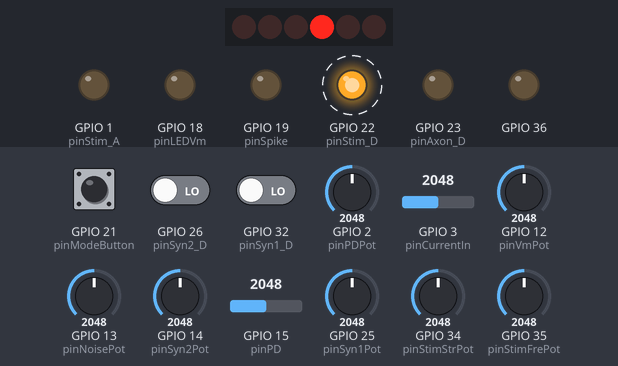
This sketch was run on a simulated ESP32. Shown: 6×1 LED matrix, output pins drawn as LEDs (lit = HIGH). Wiring (inferred from the names in the program): charlieplexed LEDs: lines GPIO 4, GPIO 5, GPIO 17. Dashed ring = blinking. The inputs (shaded band) are chosen by the test bench; at power-on: GPIO 21 (pinModeButton) LOW, GPIO 12 (pinVmPot) = 2048, GPIO 35 (pinStimFrePot) = 2048, GPIO 2 (pinPDPot) = 2048, GPIO 3 (pinCurrentIn) = 2048, GPIO 13 (pinNoisePot) = 2048, GPIO 14 (pinSyn2Pot) = 2048, GPIO 15 (pinPD) = 2048, GPIO 25 (pinSyn1Pot) = 2048, GPIO 26 (pinSyn2_D) LOW, GPIO 32 (pinSyn1_D) LOW, GPIO 34 (pinStimStrPot) = 2048. Random numbers use the default seed unless the sketch sets one; pins used as bus, display or sensor lines are not drawn; what the sketch prints to the serial monitor is not drawn.

Above: at 2.3 s.
2.4 s: GPIO 21 (pinModeButton) pulled HIGH for 3.2 s
At 4.2 s:
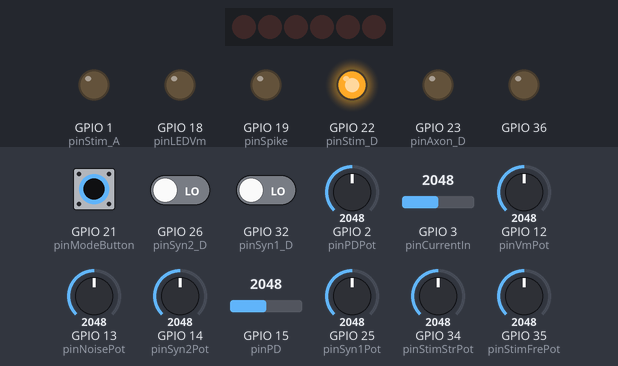
6.2 s: GPIO 21 (pinModeButton) pulled HIGH for 0.15 s
At 6.6 s:
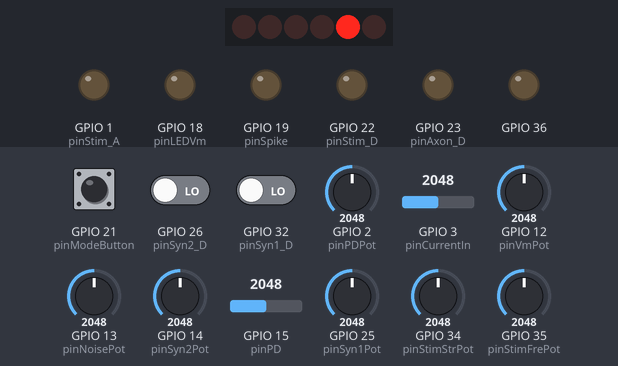
6.9 s: GPIO 21 (pinModeButton) pulled HIGH for 1 s
At 7.9 s:
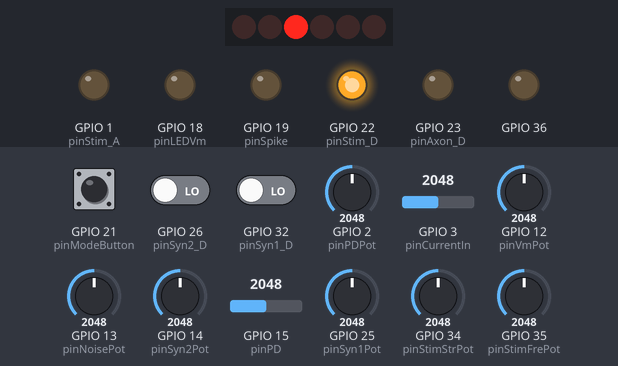
8.5 s: GPIO 21 (pinModeButton) pulled HIGH for 0.15 s
At 9.0 s:
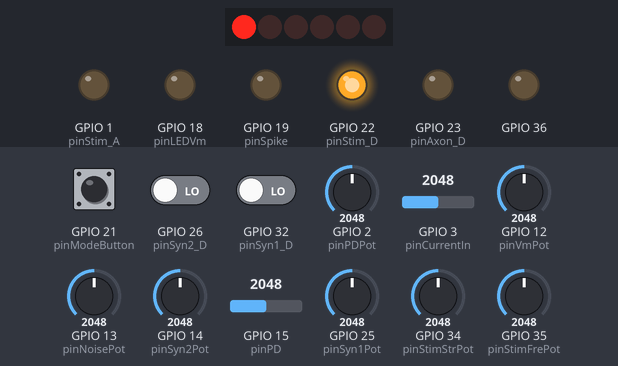
9.2 s: GPIO 12 (pinVmPot) set to 2866
At 9.57 s:
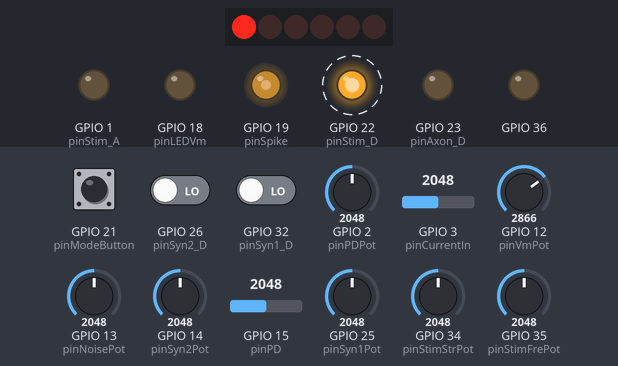
11.4 s: GPIO 35 (pinStimFrePot) set to 3972
Timing chart, 0 to 13.9 s (numbered marks = the images above; inputs shaded):
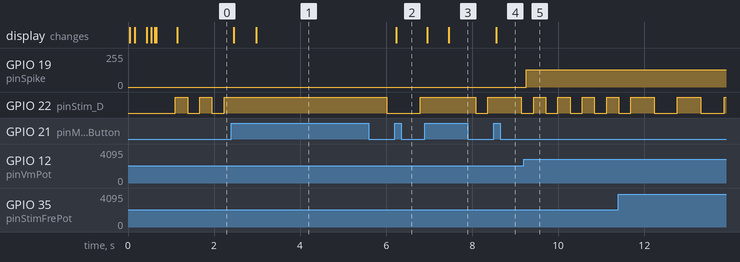

Measured:
- after the input at 2.4 s, the display: first changes after 0.06 s (image 1 shows a later state)
- after the input at 6.2 s, the display: changes at once (image 2)
- after the input at 6.9 s, the display: first changes after 0.06 s (image 3 shows a later state)
- after the input at 8.5 s, the display: changes after 0.06 s (image 4)
- after the input at 9.2 s, GPIO 19 (pinSpike): 0/255 → 128/255 after 0.05 s

The sketch:

Spikeling_SpikeTest2.ino
```cpp
#include <analogWrite.h>
#include "Izhikevich_parameters.h"
#include "General_settings.h"
#include "Mode_LEDS.h"

float v; // voltage in Izhikevich model
float u; // recovery variable in Izhikevich model


void setup() {
  Serial.begin(BaudRate);
  HardwareSettings();
  Mode_opening();
  Izhikevich_opening();
}

void loop() {

// // // // // // // // // // // // // // // // // // // // // // // // // // // // // // // // // // // //
/*                                     Define Spikeling Mode                                             */
  ModeState = digitalRead(pinModeButton);         // Read the mode button state
  if (ModeState == HIGH){                         // If the mode button is pushed:
    Mode += 1;                                      // Increment the Mode by 1
    lightOn(Mode);                                  // Turn next Mode_LED
    a_Izhikevich = Array_a_Izhikevich[Mode];        // Change Izhikevich parameter a to the new mode
    b_Izhikevich = Array_b_Izhikevich[Mode];        // Change Izhikevich parameter b to the new mode
    c_Izhikevich = Array_c_Izhikevich[Mode];        // Change Izhikevich parameter c to the new mode
    d_Izhikevich = Array_d_Izhikevich[Mode];        // Change Izhikevich parameter d to the new mode

    if (Mode >= nModes){                          // If Mode has reached the maximum number of existing modes:
      Mode = 0;                                     // Reset Mode to 0
      lightOn(Mode);                                // Turn First Mode_LED
      a_Izhikevich = Array_a_Izhikevich[Mode];      // Change Izhikevich parameter a to the first mode
      b_Izhikevich = Array_b_Izhikevich[Mode];      // Change Izhikevich parameter b to the first mode
      c_Izhikevich = Array_c_Izhikevich[Mode];      // Change Izhikevich parameter c to the first mode
      d_Izhikevich = Array_d_Izhikevich[Mode];      // Change Izhikevich parameter d to the first mode
    }

    delay(Mode_delay);                            // Set a delay to prevent multi_push from the user
  }


// // // // // // // // // // // // // // // // // // // // // // // // // // // // // // // // // // // //
/*                               Setting Voltage membrane clamp value                                    */
  Vm_Clamp = analogRead(pinVmPot) - bits/2;       // Reads Vm potentiometer value and scales it to -2048 to 2048
  I_Vm = Vm_Clamp / VmPotScaling;                 // Generates "current" value from the reading and scales it from parameters


// // // // // // // // // // // // // // // // // // // // // // // // // // // // // // // // // // // //
/*                                          Noise Generator                                              */
  Noise_Gain = analogRead(pinNoisePot);           // Reads Noise potentiometer value from 0 to 4095
  Noise_Amp = Noise_Gain / NoiseScaling;          // Generates current value from the reading and scales it from parameters
  I_Noise = random( -Noise_Amp/2, Noise_Amp/2 );  // Generates random current value from the reading and scales it from parameters


// // // // // // // // // // // // // // // // // // // // // // // // // // // // // // // // // // // //
/*              Reading PhotoDiode value and setting PhotoDiode gain for generating input current        */
  PD_Value = analogRead(pinPD);                   // Reads Photodiode value from 0 to ~400

  if ( PD_counter < PD_avg ){                     // If, for this void loop, the PD counter has not reached the max count number:
    PD_counter +=1;                                 // Increment the counter by 1
  }
  else{                                           // If the PD counter has reached the max count number:
    PD_counter = 0;                                 // Reset the counter to 0
  }
  PD_Value_Array[PD_counter] = PD_Value;          // For this void loop, assign the current PD value to the PD_Value_Array at the current counter position
  PD_Value_Sum = 0;                               // Reset the previous PD_Value_Sum
  for ( int i = 0; i < PD_avg; i++){              // For all current PD_array values:
    PD_Value_Sum += PD_Value_Array[i];              // Sum up all values within the array...
  }
  PD_Value_Average = PD_Value_Sum / PD_avg;       // ... then average them

  PD_Gain = analogRead(pinPDPot) - bits/2;        // Reads Photodiode Gain potentiometer value and scales it to -2048 to 2048
  PD_Amp = PD_Gain / PDPotScaling;                // Generates an amplification value from the reading and scales it from parameters

  I_PD = ( PD_Value_Average / PD_Scaling ) * PD_Amp;  // Finally, generates a current input from the photodiode readings, amplified byt the PD_Gain readings

  if (PD_Amp > PD_gain_mini){                     // When PD_amp is above the minimum value:
    PD_Amp = PD_Decay * I_PD;                       // Adapts proportionally to I_PD
    if (PD_Amp < PD_gain_mini){                     // If PD_amp becames lower than the minimum value:
      PD_Amp = PD_gain_mini;                          // Then PD_amp remains at the minimum value
    }
  }

  if (PD_Amp < 1.0){
    PD_Amp += PD_Recovery;                        // Recovers by constant % per iteration
  }


// // // // // // // // // // // // // // // // // // // // // // // // // // // // // // // // // // // //
/*                                             Synapse 1                                                 */
  SpikeIn1State = digitalRead(pinSyn1_D);         // Reads Synapse 1 digital input

  Syn1_Gain = analogRead(pinSyn1Pot) - bits/2;    // Reads Synaptic Gain 1 potentiometer value and scales it to -2048 to 2048
  Syn1_Amp = Syn1_Gain / Syn1PotScaling;          // Generates current value from the reading and scales it from parameters

  if (SpikeIn1State == HIGH){                     // If Spike is detected
    I_Synapse1 += Syn1_Amp;                         // Apply the synaptic current from Syn1 related to the synaptic gain 1
  }

  I_Synapse1 *= Synapse1_decay;                   // Decay synaptic current towards zero


// // // // // // // // // // // // // // // // // // // // // // // // // // // // // // // // // // // //
/*                                             Synapse 2                                                 */
  SpikeIn2State = digitalRead(pinSyn2_D);         // Reads Synapse 2 digital input

  Syn2_Gain = analogRead(pinSyn2Pot) - bits/2;    // Reads Synaptic Gain 2 potentiometer value and scales it to -2048 to 2048
  Syn2_Amp = Syn2_Gain / Syn2PotScaling;          // Generates current value from the reading and scales it from parameters

  if (SpikeIn2State == HIGH){                     // If Spike is detected
    I_Synapse2 += Syn2_Amp;                         // Apply the synaptic current from Syn2 related to the synaptic gain 2
  }

  I_Synapse2 *= Synapse2_decay;                   // Decay synaptic current towards zero


// // // // // // // // // // // // // // // // // // // // // // // // // // // // // // // // // // // //
/*                                        Stimulus generator                                             */
  StimStr_Value = analogRead(pinStimStrPot);          // Reads Stimulus Strength potentiometer value
  StimStr = map(StimStr_Value, 0, bits, 0 , 100);     // Map this value from 0 to 100 that will correspond to the stimulus strength %

  if (StimStr < Stim_minStr){                         // If the Stimulus strength is below 5%:
    Stim_val_D = 0;                                     // The stimulus digital output value is null
  }
  else {                                              // Otherwise,
    Stim_val_D = StimStr * Stim_LEDScaling;             // The stimulus digital output value is proportional to the potentiometer reading and scaled from parameters
  }
  Stim_val_A = StimStr * Stim_CurrentScaling;        // The stimulus analog output value is proportional to the potentiometer reading and scaled to parameters

  StimFre_Value = analogRead(pinStimFrePot);          // Reads Stimulus Frequency potentiometer value
  StimFre = map(StimFre_Value, 0, bits, -100 , 100);  // Map this value from -100 to 100

  if ( Stim_counter < Stim_steps/2 ){                // If the number of void loops has not reached half the stimulus duty cycle:
    analogWrite(pinStim_D, Stim_val_D);                 // Applies the stimulus digital output value to the stimulating LED
    //analogWrite(pinStim_A, Stim_val_A);                 // Applies the stimulus analog output value to the Current in
    Stim_State = 1;                                     // Register stimulus ON
  }
  if ( Stim_counter > Stim_steps/2 ){                 // If number of void loops has exceeded half the stimulus duty cycle period:
    analogWrite(pinStim_D, 0);                          // Nothing is sent throught the digital output
    analogWrite(pinStim_A, 0);                          // Nothing is sent throught the analog output
    Stim_State = 0;                                     // Register stimulus OFF
  }

  Stim_counter += 1;                                  // Increment the void loop counter by 1
  if ( Stim_counter >= Stim_steps ){                  // If the void loop counter has reached the stimulus duty cycle period:
    Stim_counter = 0;                                   // Reset the void loop counter
    Stim_steps = round ( Stim_DutyCycle + ( (StimFre * Stim_DutyCycle) / 100 ) ) + Stim_minDutyCycle;  // Define the stimulus duty cycle period proportional to the stimulus frequency potentiometer value
  }

  CurrentIn_Value = analogRead(pinCurrentIn);         // Reads Current in value
  I_Stim = CurrentIn_Value * CurrentInScaling;        // Scales this value from parameters and determines Current In current

Serial.print(Stim_counter);
Serial.print("  ");
Serial.println(Stim_State);
// // // // // // // // // // // // // // // // // // // // // // // // // // // // // // // // // // // //
/*                      Spikeling computation running on Izhikevich mmodel                               */
  I_Total = I_Vm;// + I_PD + I_Stim + I_Synapse1 + I_Synapse2 + I_Noise; // Sum up all input currents

  v = v + timestep_ms*(0.04 * sq(v) + 5*v + 140 - u + I_Total);   // Compute the voltage variable
  u = u + timestep_ms*(a_Izhikevich * (b_Izhikevich * v - u));    // Compute the recovery variable

  if (v >= Vm_peak){                                              // If the voltage value is above the peak (30mV by default):
    v = c_Izhikevich;                                               // The voltage variable corresponds to the "after spike reset value"
    u = u + d_Izhikevich;                                           // The recovery variable is incremented by the "after spike reset of recovery variable"
  }

  if (v <= Vm_min) {                                              // If voltage goes below the min voltage value (-90mV by default):
    v = Vm_min;                                                     // Keep the voltage at Vm_min : Prevent pinVm going into overdrive - but also means that it will flatline at Vm_min.
    }


// // // // // // // // // // // // // // // // // // // // // // // // // // // // // // // // // // // //
/*                                               Axon                                                    */
  spike = false;                                                 // Reset spike registration

  if  (v >= Vm_spike) {                                          // If voltage goes above the spike value ( -30mV by default)
    digitalWrite(pinSpike, HIGH);                                  // Activate the spike buzzer
    //digitalWrite(pinAxon_D, HIGH);                                 // Send digital output thourgh the Axon digital pin
    spike = true;                                                  // Register the spike
  }
  else {                                                         // Otherwise,
    digitalWrite(pinSpike, LOW);                                   // Keep buzzer silent
    //digitalWrite(pinAxon_D, LOW);                                  // Keep the digital pin in a LOW state
  }

// if ( spike == true){                                           // If spike is registered
//    digitalWrite(pinAxon_D, HIGH);                                 // Send digital output thourgh the Axon digital pin
//  }
//  else {                                                         // Otherwise,
//    digitalWrite(pinAxon_D, LOW);                                  // Keep the digital pin in a LOW state
//  }


  //analogWrite(pinLEDVm, map(v, Vm_min, 20, bits/4 ,bits));

//  Serial.print("Spike output = ");
//  Serial.print(spike);
//  Serial.print("\t");

//  OutputStr  = v;               // Ch1: voltage
//  OutputStr += ", ";
//  OutputStr += I_Total;         // Ch2: Total input current
//  OutputStr += ", ";
//  OutputStr += Stim_State;      // Ch3: Internal Stimulus State (if Synapse 1 mode >0)
//  OutputStr += ", ";
//  OutputStr += "\r";
//  Serial.println("v");
}
```

Mode_LEDs.h
```cpp
/*       --- Mode LEDs are controled through ChaliePlexing ---

Charlieplexing not only takes advantage of the two states that are normally changed, HIGH and LOW, but also
uses a third state by changing between OUTPUT and INPUT modes, which affects internal resistors on the microcontroller
The exact number of LEDs that can be controled with a given number of pins is given by n^2 - n,
where n is the number of pins used (here,  4^2 - 3 = 16 - 3 = 13 LEDs using only n = 4 pins).
*/

// // // // // // // // // // // // // // // // // // // // // // // // // // // // // // // // // // // //
/*                                    General CharliePlexing settings                                    */
int pinCP1 = 5;                                   // CharliePlexing LED pin 1
int pinCP2 = 17;                                  // CharliePlexing LED pin 2
int pinCP3 = 16;                                  // CharliePlexing LED pin 3
int pinCP4 = 4;                                   // CharliePlexing LED pin 4

int nModes = 12;                                  // Number of mode LEDs (max = 13)

int Opening_delay  = 50;                          // Delay between LED during the powering up sequence
int Mode_delay     = 500;                         // Delay between two button pushes to avoid multi-pushes


// // // // // // // // // // // // // // // // // // // // // // // // // // // // // // // // // // // //
/*                                     Define CharliePlexing Matrix                                      */
#define PIN_CONFIG 0
#define PIN_STATE 1
#define LED_Num 12

int matrix[LED_Num][2][4] = {
/*             PIN_CONFIG                       PIN_STATE
        1       2       3       4          1     2     3     4     */
  { { OUTPUT, OUTPUT, INPUT,  INPUT  }, { HIGH, LOW,  LOW,  LOW  } },  // mode LED 1
  { { OUTPUT, OUTPUT, INPUT,  INPUT  }, { LOW,  HIGH, LOW,  LOW  } },  // mode LED 2
  { { INPUT,  OUTPUT, OUTPUT, INPUT  }, { LOW,  HIGH, LOW,  LOW  } },  // mode LED 3
  { { INPUT,  OUTPUT, OUTPUT, INPUT  }, { LOW,  LOW,  HIGH, LOW  } },  // mode LED 4
  { { INPUT,  INPUT,  OUTPUT, OUTPUT }, { LOW,  LOW,  HIGH, LOW  } },  // mode LED 5
  { { INPUT,  INPUT,  OUTPUT, OUTPUT }, { LOW,  LOW,  LOW,  HIGH } },  // mode LED 6
  { { OUTPUT, INPUT,  OUTPUT, INPUT  }, { HIGH, LOW,  LOW,  LOW  } },  // mode LED 7
  { { OUTPUT, INPUT,  OUTPUT, INPUT  }, { LOW,  LOW,  HIGH, LOW  } },  // mode LED 8
  { { INPUT,  OUTPUT, INPUT,  OUTPUT }, { LOW,  HIGH, LOW,  LOW  } },  // mode LED 9
  { { INPUT,  OUTPUT, INPUT,  OUTPUT }, { LOW,  LOW,  LOW,  HIGH } },  // mode LED 10
  { { OUTPUT, INPUT,  INPUT,  OUTPUT }, { HIGH, LOW,  LOW,  LOW  } },  // mode LED 11
  { { OUTPUT, INPUT,  INPUT,  OUTPUT }, { LOW,  LOW,  LOW,  HIGH } }   // mode LED 12

};


// // // // // // // // // // // // // // // // // // // // // // // // // // // // // // // // // // // //
/*                    Fucntion that turns on single declared LED and turns off others                    */
void lightOn( int led ) {
  pinMode( pinCP1, matrix[led][PIN_CONFIG][0] );       // Set CP pin 1 mode for the declared LED
  pinMode( pinCP2, matrix[led][PIN_CONFIG][1] );       // Set CP pin 2 mode for the declared LED
  pinMode( pinCP3, matrix[led][PIN_CONFIG][2] );       // Set CP pin 3 mode for the declared LED
  pinMode( pinCP4, matrix[led][PIN_CONFIG][3] );       // Set CP pin 4 mode for the declared LED

  digitalWrite( pinCP1, matrix[led][PIN_STATE][0] );   // Set CP pin 1 state for the declared LED
  digitalWrite( pinCP2, matrix[led][PIN_STATE][1] );   // Set CP pin 2 state for the declared LED
  digitalWrite( pinCP3, matrix[led][PIN_STATE][2] );   // Set CP pin 3 state for the declared LED
  digitalWrite( pinCP4, matrix[led][PIN_STATE][3] );   // Set CP pin 4 state for the declared LED
}


// // // // // // // // // // // // // // // // // // // // // // // // // // // // // // // // // // // //
/*                     Fucntion that lights up all LEDs in sequence while powering up                    */
void Mode_opening() {
  for( int l = 0; l < nModes; l++ ) {                  // For each LED within the number of total LEDs,
    lightOn( l );                                        // Turn on declared LED while turning off the others
    delay(Opening_delay);                                // Wait for a moment before proceeding to the next one
  }

  pinMode(pinCP1,INPUT);                               // Turn all mode LEDs off
  pinMode(pinCP2,INPUT);                               // Turn all mode LEDs off
  pinMode(pinCP3,INPUT);                               // Turn all mode LEDs off
  pinMode(pinCP4,INPUT);                               // Turn all mode LEDs off
  delay(Mode_delay);                                   // Wait the "time of a push"
  lightOn(0);                                          // Turn on the first mode LEDs
}
```

Source omitted: Izhikevich_parameters.h (6262 bytes), General_settings.h (7621 bytes)
